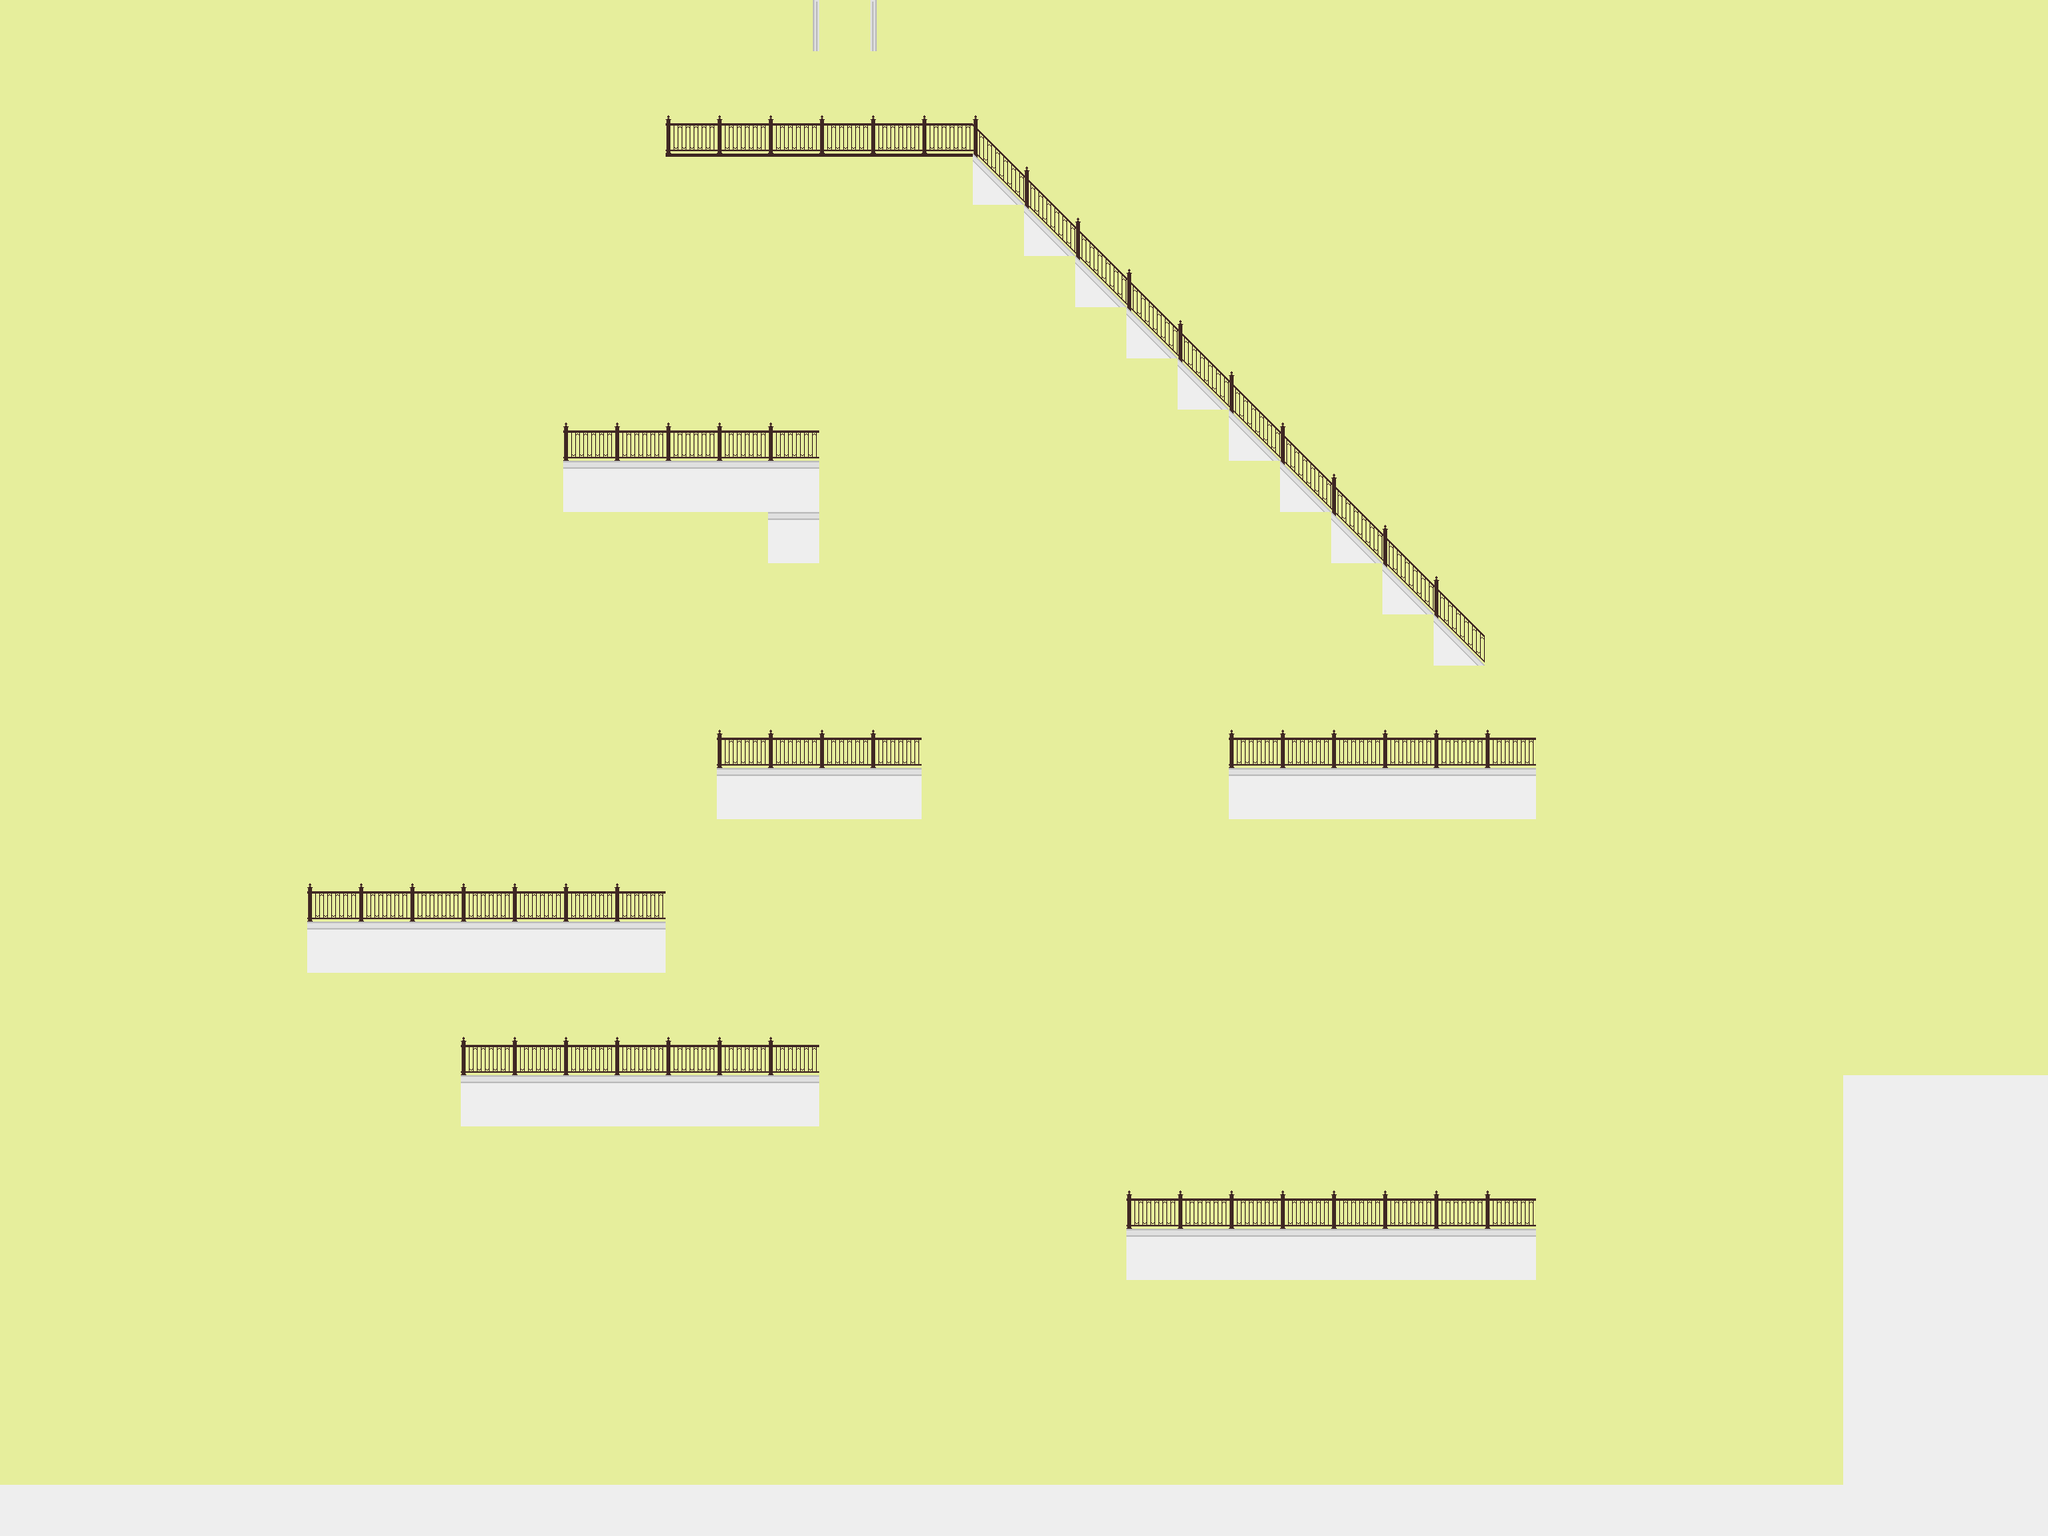

Rendered tile map (Tiled .tmx) drawn with the repository's tilesets; below, a short description and the map source with its tile grids summarised:
An orthogonal 40x30 tile map with 64x64 px tiles, 3 tile layers (bg, bot, foreground), 2 tilesets and 17 objects (4x trolley, 3x upOnly, up, right, death, ...).

<map version="1.0" orientation="orthogonal" renderorder="right-down" width="40" height="30" tilewidth="64" tileheight="64" nextobjectid="110">
 <tileset firstgid="1" name="testtiles" tilewidth="64" tileheight="64" tilecount="100">
  <image source="../graphics/testtiles.png" width="640" height="640" />
 </tileset>
 <tileset firstgid="101" name="testtiles2" tilewidth="64" tileheight="64" tilecount="100">
  <image source="../graphics/testtiles2.png" width="640" height="640" />
 </tileset>
 <layer name="bg" width="40" height="30">
  <data>[1200 cells, 1200 non-empty, 1 distinct tile ids]</data>
 </layer>
 <layer name="bot" width="40" height="30">
  <data>[1200 cells, 181 non-empty, 8 distinct tile ids]</data>
 </layer>
 <layer name="foreground" width="40" height="30">
  <data>[1200 cells, 0 non-empty, 0 distinct tile ids]</data>
 </layer>
 <objectgroup name="col" visible="0">
  <object id="56" x="2560" y="1344">
   <polyline points="0,0 -256,0 -256,512" />
  </object>
  <object id="57" x="1920" y="1536">
   <polyline points="0,0 -512,0" />
  </object>
  <object id="59" x="1024" y="1344">
   <polyline points="0,0 -448,0" />
  </object>
  <object id="62" x="1536" y="960">
   <polyline points="0,0 384,0" />
  </object>
  <object id="66" x="704" y="576">
   <polyline points="0,0 320,0" />
  </object>
  <object id="69" x="832" y="192">
   <polyline points="0,0 383.5,0" />
  </object>
 </objectgroup>
 <objectgroup name="doors" visible="0">
  <object id="30" name="up" gid="42" x="1024" y="64" width="64" height="64" />
  <object id="55" name="right" gid="42" x="2496" y="1280" width="64" height="64" />
 </objectgroup>
 <objectgroup name="objects" visible="0">
  <object id="77" type="upOnly" x="1216" y="192">
   <polyline points="0,0 704,704" />
  </object>
  <object id="79" type="upOnly" x="896" y="960">
   <polyline points="0,0 256,0" />
  </object>
  <object id="80" type="upOnly" x="832" y="1152">
   <polyline points="0,0 -448,0" />
  </object>
  <object id="83" type="death" x="2309.09" y="1860.61">
   <polyline points="0,0 -2309.09,-4.60606" />
  </object>
  <object id="90" type="trolley" gid="55" x="768" y="1266" width="64" height="64" />
  <object id="91" type="trolley" gid="55" x="1608" y="1472" width="64" height="64" />
  <object id="92" type="trolley" gid="55" x="828" y="512" width="64" height="64" />
  <object id="93" type="trolley" gid="55" x="1684" y="902" width="64" height="64" />
  <object id="94" name="rememberDash" type="cutscene" gid="5" x="2304" y="1280" width="64" height="64" />
 </objectgroup>
 <objectgroup name="enemies" visible="0" />
 <objectgroup name="temp" visible="0" />
</map>
